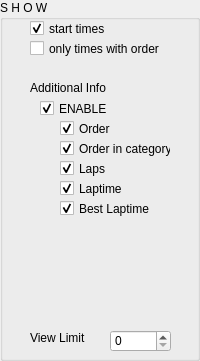
         <widget class="QGroupBox" name="groupTerminal_6">
          <property name="sizePolicy">
           <sizepolicy hsizetype="Expanding" vsizetype="Preferred">
            <horstretch>0</horstretch>
            <verstretch>0</verstretch>
           </sizepolicy>
          </property>
          <property name="minimumSize">
           <size>
            <width>200</width>
            <height>0</height>
           </size>
          </property>
          <property name="autoFillBackground">
           <bool>false</bool>
          </property>
          <property name="title">
           <string>S H O W</string>
          </property>
          <widget class="QCheckBox" name="checkAInfoEnabled">
           <property name="geometry">
            <rect>
             <x>40</x>
             <y>100</y>
             <width>70</width>
             <height>17</height>
            </rect>
           </property>
           <property name="text">
            <string>ENABLE</string>
           </property>
           <property name="checked">
            <bool>true</bool>
           </property>
          </widget>
          <widget class="QCheckBox" name="checkAInfoOrder">
           <property name="geometry">
            <rect>
             <x>60</x>
             <y>120</y>
             <width>101</width>
             <height>17</height>
            </rect>
           </property>
           <property name="text">
            <string>Order</string>
           </property>
           <property name="checked">
            <bool>true</bool>
           </property>
          </widget>
          <widget class="QCheckBox" name="checkAInfoOrderInCategory">
           <property name="geometry">
            <rect>
             <x>60</x>
             <y>140</y>
             <width>111</width>
             <height>17</height>
            </rect>
           </property>
           <property name="text">
            <string>Order in category</string>
           </property>
           <property name="checked">
            <bool>true</bool>
           </property>
          </widget>
          <widget class="QCheckBox" name="checkAInfoLaps">
           <property name="geometry">
            <rect>
             <x>60</x>
             <y>160</y>
             <width>101</width>
             <height>17</height>
            </rect>
           </property>
           <property name="text">
            <string>Laps</string>
           </property>
           <property name="checked">
            <bool>true</bool>
           </property>
          </widget>
          <widget class="QCheckBox" name="checkAInfoLaptime">
           <property name="geometry">
            <rect>
             <x>60</x>
             <y>180</y>
             <width>101</width>
             <height>17</height>
            </rect>
           </property>
           <property name="text">
            <string>Laptime</string>
           </property>
           <property name="checked">
            <bool>true</bool>
           </property>
          </widget>
          <widget class="QLabel" name="label_17">
           <property name="geometry">
            <rect>
             <x>30</x>
             <y>330</y>
             <width>91</width>
             <height>16</height>
            </rect>
           </property>
           <property name="font">
            <font>
             <pointsize>9</pointsize>
            </font>
           </property>
           <property name="text">
            <string>View Limit</string>
           </property>
          </widget>
          <widget class="QLabel" name="label_20">
           <property name="geometry">
            <rect>
             <x>30</x>
             <y>80</y>
             <width>91</width>
             <height>16</height>
            </rect>
           </property>
           <property name="font">
            <font>
             <pointsize>9</pointsize>
            </font>
           </property>
           <property name="text">
            <string>Additional Info</string>
           </property>
          </widget>
          <widget class="QSpinBox" name="spinTimesViewLimit">
           <property name="geometry">
            <rect>
             <x>110</x>
             <y>330</y>
             <width>61</width>
             <height>22</height>
            </rect>
           </property>
           <property name="maximum">
            <number>10000</number>
           </property>
          </widget>
          <widget class="QCheckBox" name="checkAInfoBestLaptime">
           <property name="geometry">
            <rect>
             <x>60</x>
             <y>200</y>
             <width>101</width>
             <height>17</height>
            </rect>
           </property>
           <property name="text">
            <string>Best Laptime</string>
           </property>
           <property name="checked">
            <bool>true</bool>
           </property>
          </widget>
          <widget class="QCheckBox" name="checkShowOnlyTimesWithOrder">
           <property name="geometry">
            <rect>
             <x>30</x>
             <y>40</y>
             <width>161</width>
             <height>17</height>
            </rect>
           </property>
           <property name="toolTip">
            <string>Race: show only last times, Slalom: show only best times</string>
           </property>
           <property name="text">
            <string>only times with order</string>
           </property>
           <property name="checked">
            <bool>false</bool>
           </property>
          </widget>
          <widget class="QCheckBox" name="checkShowStartTimes">
           <property name="geometry">
            <rect>
             <x>30</x>
             <y>20</y>
             <width>161</width>
             <height>17</height>
            </rect>
           </property>
           <property name="toolTip">
            <string/>
           </property>
           <property name="text">
            <string>start times</string>
           </property>
           <property name="checked">
            <bool>true</bool>
           </property>
          </widget>
         </widget>
